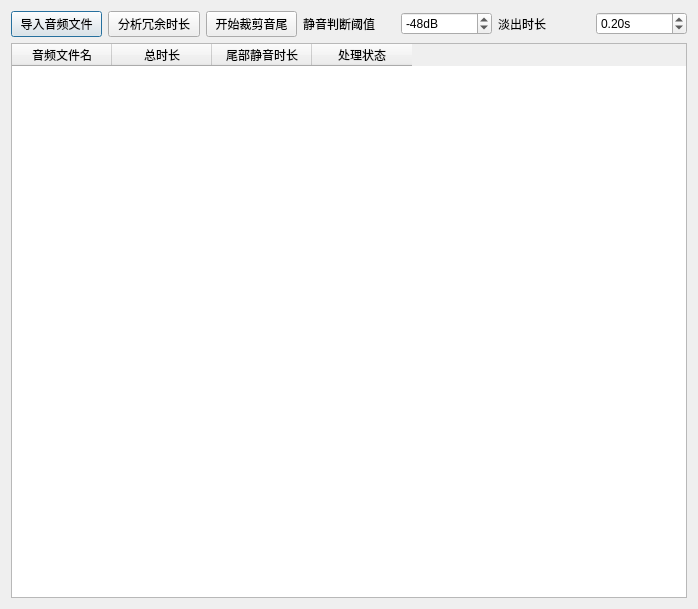
<?xml version="1.0" encoding="UTF-8"?>
<ui version="4.0">
 <class>AudioTailTrimmer</class>
 <widget class="QDialog" name="AudioTailTrimmer">
  <property name="geometry">
   <rect>
    <x>0</x>
    <y>0</y>
    <width>698</width>
    <height>609</height>
   </rect>
  </property>
  <property name="windowTitle">
   <string>尾部冗余静音裁剪工具</string>
  </property>
  <layout class="QVBoxLayout" name="verticalLayout">
   <item>
    <layout class="QHBoxLayout" name="horizontalLayout">
     <item>
      <widget class="QPushButton" name="btnImportFiles">
       <property name="text">
        <string>导入音频文件</string>
       </property>
      </widget>
     </item>
     <item>
      <widget class="QPushButton" name="btnAnalyzeTails">
       <property name="text">
        <string>分析冗余时长</string>
       </property>
      </widget>
     </item>
     <item>
      <widget class="QPushButton" name="btnStartTrim">
       <property name="text">
        <string>开始裁剪音尾</string>
       </property>
      </widget>
     </item>
     <item>
      <widget class="QLabel" name="lblCutThreshold">
       <property name="text">
        <string>静音判断阈值</string>
       </property>
      </widget>
     </item>
     <item>
      <widget class="QSpinBox" name="spbCutThreshold">
       <property name="suffix">
        <string>dB</string>
       </property>
       <property name="minimum">
        <number>-96</number>
       </property>
       <property name="maximum">
        <number>0</number>
       </property>
       <property name="value">
        <number>-48</number>
       </property>
      </widget>
     </item>
     <item>
      <widget class="QLabel" name="lblFadeDuration">
       <property name="text">
        <string>淡出时长</string>
       </property>
      </widget>
     </item>
     <item>
      <widget class="QDoubleSpinBox" name="spbFadeDuration">
       <property name="suffix">
        <string>s</string>
       </property>
       <property name="minimum">
        <double>0.010000000000000</double>
       </property>
       <property name="maximum">
        <double>1.000000000000000</double>
       </property>
       <property name="singleStep">
        <double>0.010000000000000</double>
       </property>
       <property name="value">
        <double>0.200000000000000</double>
       </property>
      </widget>
     </item>
    </layout>
   </item>
   <item>
    <widget class="QTableWidget" name="tblFileList">
     <property name="dragEnabled">
      <bool>true</bool>
     </property>
     <property name="dragDropMode">
      <enum>QAbstractItemView::DragDrop</enum>
     </property>
     <column>
      <property name="text">
       <string>音频文件名</string>
      </property>
     </column>
     <column>
      <property name="text">
       <string>总时长</string>
      </property>
     </column>
     <column>
      <property name="text">
       <string>尾部静音时长</string>
      </property>
     </column>
     <column>
      <property name="text">
       <string>处理状态</string>
      </property>
     </column>
    </widget>
   </item>
  </layout>
 </widget>
 <resources/>
 <connections/>
</ui>
